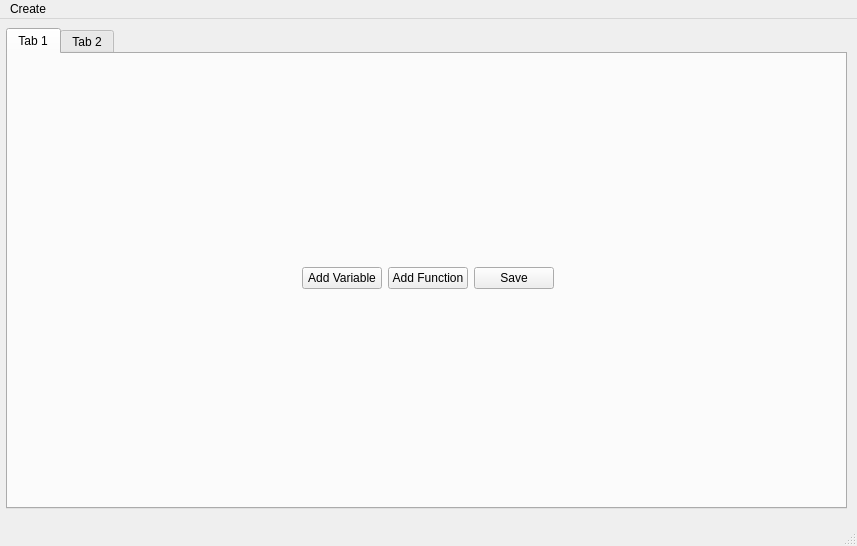
<?xml version="1.0" encoding="UTF-8"?>
<ui version="4.0">
 <class>MainWindow</class>
 <widget class="QMainWindow" name="MainWindow">
  <property name="windowModality">
   <enum>Qt::NonModal</enum>
  </property>
  <property name="geometry">
   <rect>
    <x>0</x>
    <y>0</y>
    <width>857</width>
    <height>546</height>
   </rect>
  </property>
  <property name="windowTitle">
   <string>MainWindow</string>
  </property>
  <widget class="QWidget" name="centralwidget">
   <widget class="QTabWidget" name="tabWidget">
    <property name="geometry">
     <rect>
      <x>6</x>
      <y>9</y>
      <width>841</width>
      <height>481</height>
     </rect>
    </property>
    <property name="currentIndex">
     <number>0</number>
    </property>
    <widget class="QWidget" name="tab">
     <attribute name="title">
      <string>Tab 1</string>
     </attribute>
     <widget class="QWidget" name="verticalLayoutWidget">
      <property name="geometry">
       <rect>
        <x>9</x>
        <y>9</y>
        <width>821</width>
        <height>431</height>
       </rect>
      </property>
      <layout class="QVBoxLayout" name="verticalLayout">
       <item>
        <spacer name="verticalSpacer">
         <property name="orientation">
          <enum>Qt::Vertical</enum>
         </property>
         <property name="sizeType">
          <enum>QSizePolicy::Minimum</enum>
         </property>
         <property name="sizeHint" stdset="0">
          <size>
           <width>20</width>
           <height>40</height>
          </size>
         </property>
        </spacer>
       </item>
       <item>
        <layout class="QHBoxLayout" name="horizontalLayout_2">
         <item>
          <spacer name="horizontalSpacer_2">
           <property name="orientation">
            <enum>Qt::Horizontal</enum>
           </property>
           <property name="sizeHint" stdset="0">
            <size>
             <width>40</width>
             <height>20</height>
            </size>
           </property>
          </spacer>
         </item>
         <item>
          <widget class="QPushButton" name="addVariableButton">
           <property name="text">
            <string>Add Variable</string>
           </property>
          </widget>
         </item>
         <item>
          <widget class="QPushButton" name="addFunctionButton">
           <property name="text">
            <string>Add Function</string>
           </property>
          </widget>
         </item>
         <item>
          <widget class="QPushButton" name="saveButton">
           <property name="text">
            <string>Save</string>
           </property>
          </widget>
         </item>
         <item>
          <spacer name="horizontalSpacer">
           <property name="orientation">
            <enum>Qt::Horizontal</enum>
           </property>
           <property name="sizeHint" stdset="0">
            <size>
             <width>40</width>
             <height>20</height>
            </size>
           </property>
          </spacer>
         </item>
        </layout>
       </item>
       <item>
        <spacer name="verticalSpacer_2">
         <property name="orientation">
          <enum>Qt::Vertical</enum>
         </property>
         <property name="sizeType">
          <enum>QSizePolicy::Minimum</enum>
         </property>
         <property name="sizeHint" stdset="0">
          <size>
           <width>20</width>
           <height>40</height>
          </size>
         </property>
        </spacer>
       </item>
      </layout>
     </widget>
    </widget>
    <widget class="QWidget" name="tab_2">
     <attribute name="title">
      <string>Tab 2</string>
     </attribute>
    </widget>
   </widget>
  </widget>
  <widget class="QMenuBar" name="menubar">
   <property name="geometry">
    <rect>
     <x>0</x>
     <y>0</y>
     <width>857</width>
     <height>21</height>
    </rect>
   </property>
   <widget class="QMenu" name="menuFile">
    <property name="title">
     <string>Create</string>
    </property>
    <addaction name="actionSave_Module"/>
   </widget>
   <addaction name="menuFile"/>
  </widget>
  <widget class="QStatusBar" name="statusbar"/>
  <action name="actionSave_Module">
   <property name="text">
    <string>Save Module...</string>
   </property>
   <property name="toolTip">
    <string>Save the module files</string>
   </property>
   <property name="shortcut">
    <string>Ctrl+S</string>
   </property>
  </action>
 </widget>
 <resources/>
 <connections/>
</ui>
